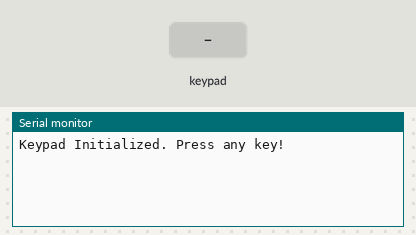
Recording of a sketch running on a simulated Arduino Uno, built with avr-gcc and run on an emulated ATmega328P. On the bench: the last lines printed to the serial monitor. The inputs (shaded band) are chosen by the test bench.

Above: at 1.2 s.
1.3 s: key '1' pressed
At 1.8 s:
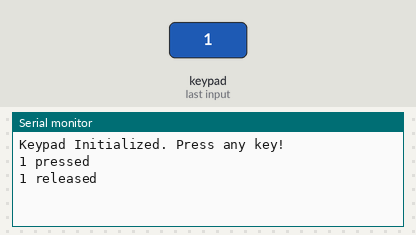
2.9 s: keypad keys 9 8 7 6 # pressed 0.4 s apart
At 5.5 s:
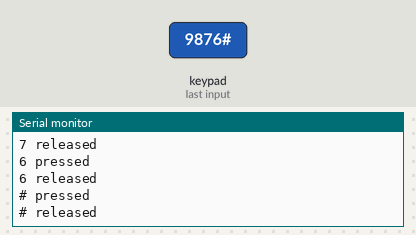
6.4 s: key '*' pressed
At 7.0 s:
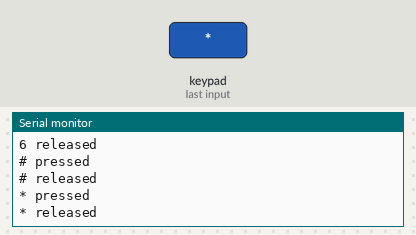
8.0 s: keypad keys 5 4 3 pressed 0.4 s apart
At 8.14 s:
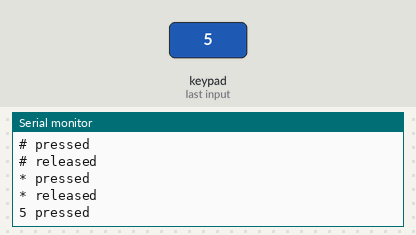
Timing chart, 0 to 11.0 s (numbered marks = the images above; inputs shaded):
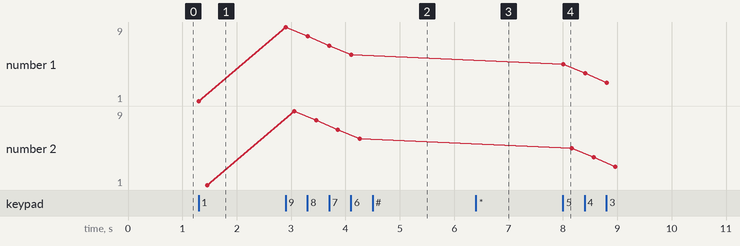

The sketch:

custom_keypad.ino
```cpp
// Include the newly installed Adafruit Keypad library
#include "Adafruit_Keypad.h"

// Define the matrix dimensions
const byte ROWS = 4;  // 4 rows
const byte COLS = 3;  // 3 columns

// Define the physical layout of the buttons
char keys[ROWS][COLS] = {
  { '1', '2', '3' },
  { '4', '5', '6' },
  { '7', '8', '9' },
  { '*', '0', '#' }
};

// Define which Arduino pins are connected to the rows and columns
byte rowPins[ROWS] = { 9, 8, 7, 6 };  // Row 1 to Row 4
byte colPins[COLS] = { 5, 4, 3 };     // Col 1 to Col 3

// Initialize an instance of the keypad
Adafruit_Keypad customKeypad = Adafruit_Keypad(makeKeymap(keys), rowPins, colPins, ROWS, COLS);

void setup() {
  Serial.begin(9600);

  // Start the keypad
  customKeypad.begin();
  Serial.println("Keypad Initialized. Press any key!");
}

void loop() {
  // Update the keypad state (must be called repeatedly)
  customKeypad.tick();

  // Check if there is a new keypad event (button pressed or released)
  while (customKeypad.available()) {
    keypadEvent e = customKeypad.read();

    // Print the character of the key
    Serial.print((char)e.bit.KEY);

    // Check if it was pressed or released and print the action
    if (e.bit.EVENT == KEY_JUST_PRESSED) {
      Serial.println(" pressed");
    } else if (e.bit.EVENT == KEY_JUST_RELEASED) {
      Serial.println(" released");
    }
  }

  delay(10);  // Small delay for stability
}
```

Measured:
- after the input at 1.3 s, the serial monitor: prints a new line at once (image 1)
- after the input at 2.9 s, the serial monitor: prints a new line at once (image 2)
- after the input at 6.4 s, the serial monitor: prints a new line at once (image 3)
- after the input at 8.0 s, the serial monitor: prints a new line at once (image 4)
- plotted number 1: 1 → 6 after the input at 2.9 s, 6 → 3 after the input at 8.0 s
- plotted number 2: 1 → 6 after the input at 2.9 s, 6 → 3 after the input at 8.0 s
